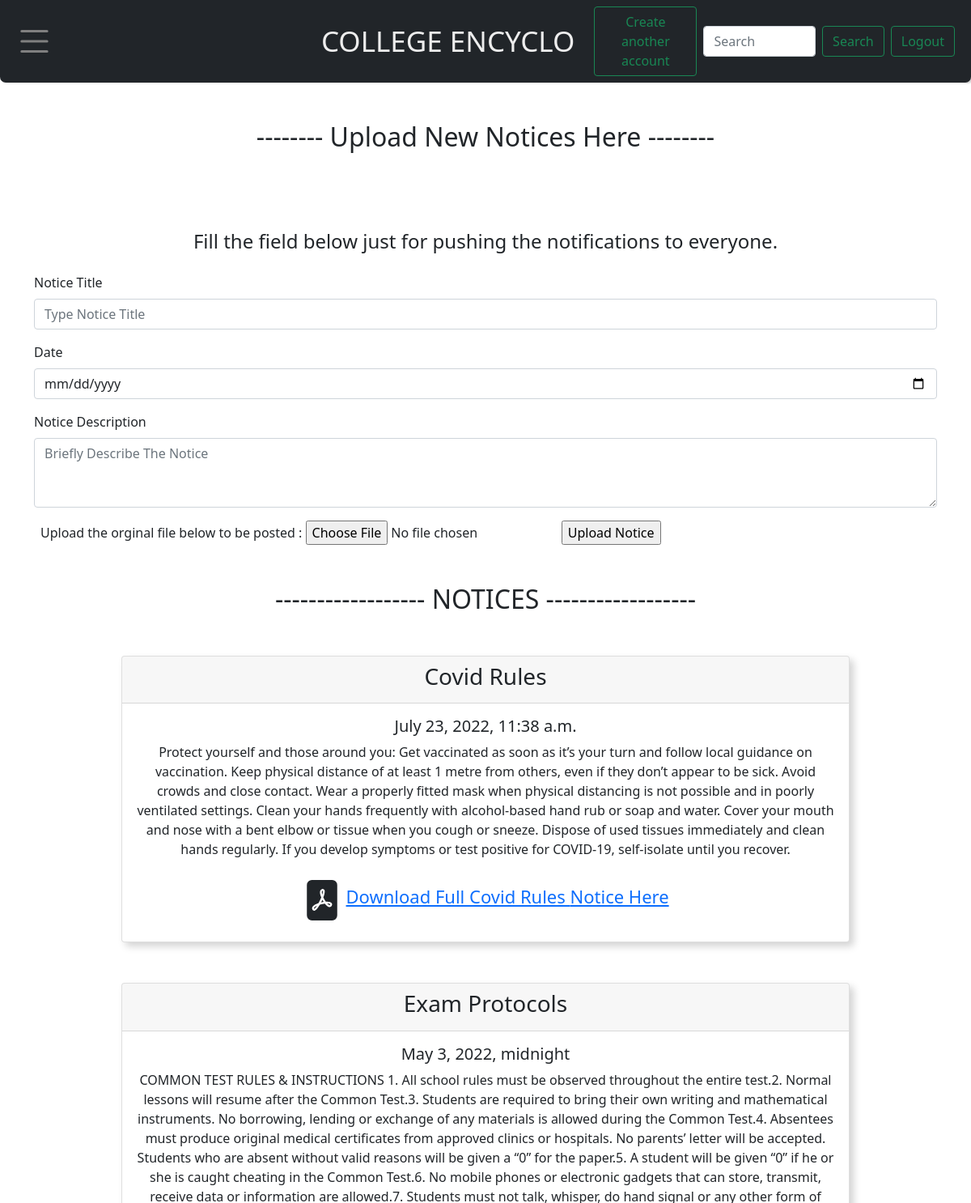
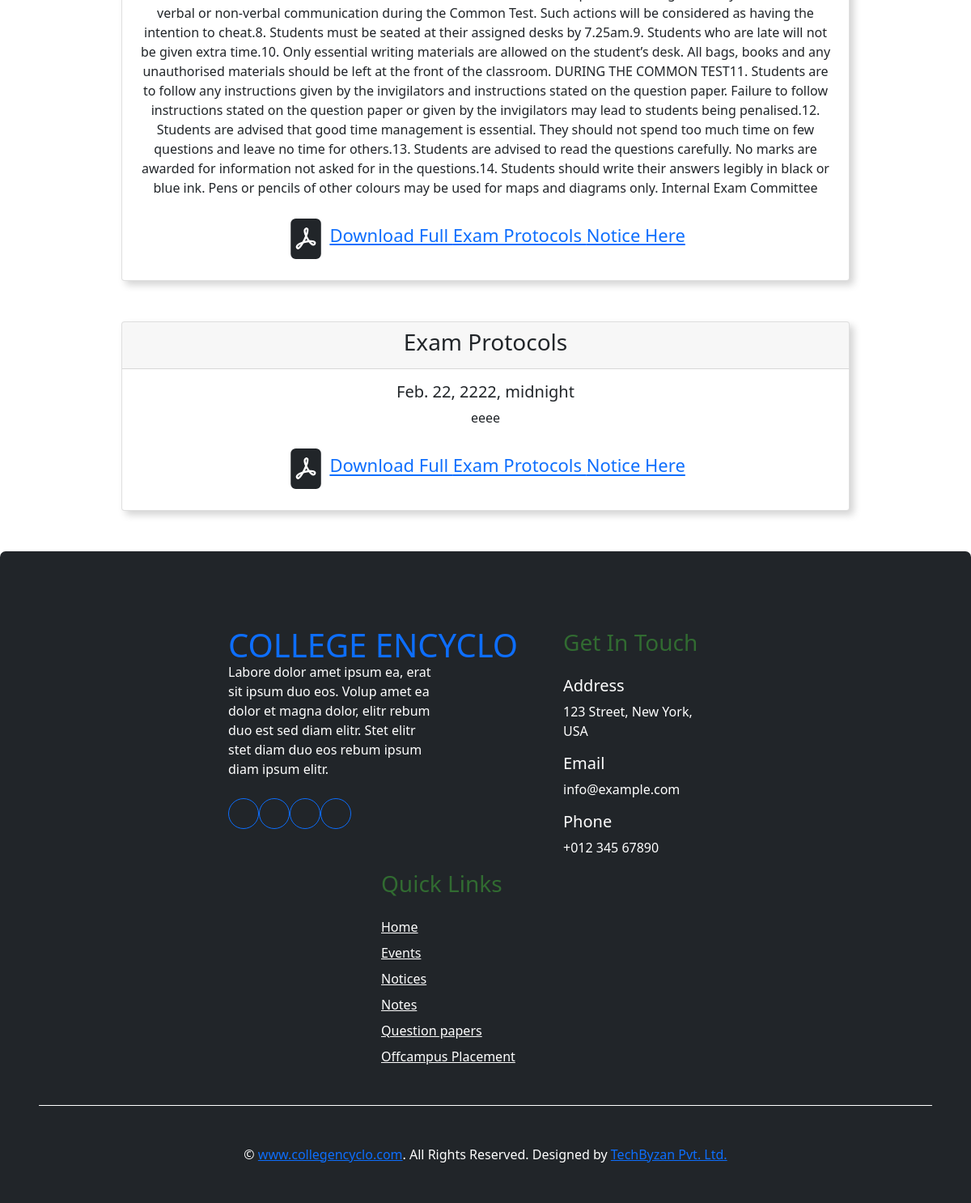
/notices/ (signed in), run on the app's committed database (2 pictures, top to bottom).
### base/models.py (models this page shows, shortened)
class Notice(models.Model):
    notice_title = models.CharField(max_length=225)
    notice_date = models.DateTimeField()
    notice_desc = models.CharField(max_length=5000)
    notice_college = models.ForeignKey(College, on_delete=models.RESTRICT)
    notice_dept = models.ForeignKey(Department, on_delete=models.RESTRICT)
    notice_year = models.ForeignKey(Year, on_delete=models.RESTRICT)
    notice_file = models.FileField(upload_to=upload_path_notice_files, blank=True)

### base/views.py (the view, shortened to what this page needs)
# urls.py: path('notices/', views.notices, name='notices'),
def notices(request):
    if request.user.is_authenticated:
        ntc= Notice.objects.all()
        ssu = request.user
        staf = ssu.role
        sad = Staffadmin.objects.get(user=ssu)
        context1 = {'staf':staf, 'ntc':ntc,}
        return render(request, 'notices.html', context1)
    else:
        return redirect('logins')

### templates/notices.html (shortened to what this page needs)
{% extends 'base.html' %}
{% block body %}
{% if staf == '2' %}
<div class="container mb-3 py-4" >
  <h2 class="text-center my-4">-------- Upload New Notices Here --------</h2>
  <br>
  <br>
  <form method="POST" enctype="multipart/form-data" action="{% url 'notices' %}">
  <h4 class="text-center my-4">Fill the field below just for pushing the notifications to everyone.</h4>
      <div class="mb-3">
          <label for="notice_title" class="form-label">Notice Title</label>
          <input type="text" class="form-control" id="notice_title" name="notice_title" placeholder="Type Notice Title">
      </div>
      <div class="mb-3">
          <label for="notice_date" class="form-label">Date</label>
          <input type="date" class="form-control" id="notice_date" name="notice_date" placeholder="Select Date of Notice">
      </div>
      <div class="mb-3">
          <label for="notice_desc" class="form-label">Notice Description</label>
          <textarea type="text" class="form-control" id="notice_desc" name="notice_desc" placeholder="Briefly Describe The Notice" rows="3"></textarea>
      </div>
      <div class="mx-2">
        <label for="filedoc">Upload the orginal file below to be posted :</label>
        <input type="file" name="filedoc"  value="Upload file"/>
        <input type="submit" class="btnRegister"  value="Upload Notice"/>
      </div>
  </form>
</div>
{% endif %}
<h2 class="text-center my-4">------------------ NOTICES ------------------</h2>
{% for nt in ntc %}
<div id="noca" class="card text-center" style="margin: 50px 150px;">
  <div class="card-header">
    <h3>{{nt.notice_title}}</h3>
  </div>
  <div class="card-body">
    <h5 class="card-title">{{nt.notice_date}}</h5>
    <p class="card-text">{{nt.notice_desc}}</p>
  </div>
     <p>
      <a href="{{nt.notice_file.url}}" style="font-size: 22px;">Download Full {{nt.notice_title}} Notice Here</a>
     </p>
</div>
{% endfor %}
{% endblock body %}

### templates/notices.html (style rules this page uses)
div#noca { box-shadow: 5px 5px 10px lightgray; }

### data on the page
Notice: notice_title "Covid Rules", notice_date "July 23, 2022, 11:38 a.m.", notice_desc "Protect yourself and those around you: Get vaccinated as soon as it’s your turn and follow local guidance on vaccination. Keep physical distance of at least 1 metre from others, even if they don’t appear to be sick. Avoid crowds and close contact. Wear a properly fitted mask when physical distancing is not possible and in poorly ventilated settings. Clean your hands frequently with alcohol-based hand rub or soap and water. Cover your mouth and nose with a bent elbow or tissue when you cough or sneeze. Dispose of used tissues immediately and clean hands regularly. If you develop symptoms or test positive for COVID-19, self-isolate until you recover."
Notice: notice_title "Exam Protocols", notice_date "May 3, 2022, midnight", notice_desc "COMMON TEST RULES & INSTRUCTIONS 1. All school rules must be observed throughout the entire test.2. Normal lessons will resume after the Common Test.3. Students are required to bring their own writing and mathematical instruments. No borrowing, lending or exchange of any materials is allowed during the Common Test.4. Absentees must produce original medical certificates from approved clinics or hospitals. No parents’ letter will be accepted. Students who are absent without valid reasons will be given a “0” for the paper.5. A student will be given “0” if he or she is caught cheating in the Common Test.6. No mobile phones or electronic gadgets that can store, transmit, receive data or…"
Notice: notice_title "Exam Protocols", notice_date "Feb. 22, 2222, midnight", notice_desc "eeee"
